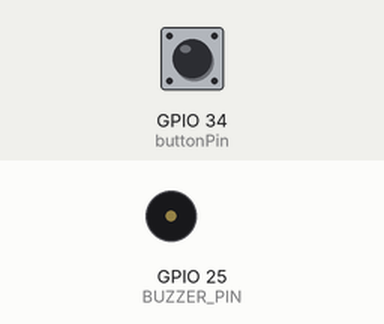
Recording of a sketch running on a simulated ESP32. Parts: buzzer (waves = sounding). The inputs (shaded band) are chosen by the test bench; at power-on: GPIO 34 (buttonPin) LOW. What the sketch prints to the serial monitor is not drawn.

Above: at 1.2 s.
1.3 s: GPIO 34 (buttonPin) pulled HIGH for 0.15 s
At 1.48 s:
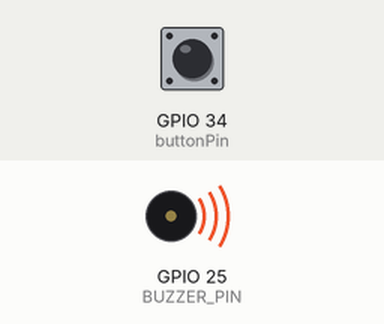
12.4 s: GPIO 34 (buttonPin) pulled HIGH for 1 s
20.7 s: GPIO 34 (buttonPin) driven HIGH
Timing chart, 0 to 33.3 s (numbered marks = the images above; inputs shaded):
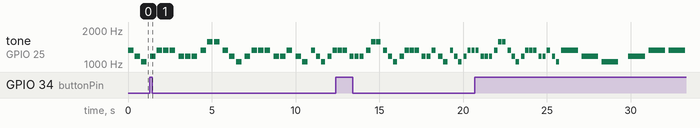

The sketch:

Lab6.2.ino
```cpp
#include <driver/ledc.h> // Include the LEDC library

// Define the pin for the buzzer
#define BUZZER_PIN 25

// Define the frequencies for each note
const float NOTES[] = {1047, 1109, 1175, 1245, 1319, 1397, 1480, 1568, 1661, 1760, 1865, 1976};

// Define the song (sequence of notes)
const int SONG[] = {4, 2, 0, -1, 2, 4, 4, 4, -1, 2, 2, 2, -1, 4, 7, 7, -1, 4, 2, 0, -1, 2, 4, 4, 4, -1, 2, 2, 4, -1, 2, 0, -1}; // Example song with a blank note

volatile int speedIndex = 2; // Default speed index (normal speed)
volatile int buttonPin = 34; // Pin for the button
volatile bool buttonPressed = false; // Flag to indicate button press

// ISR for button interrupt
void IRAM_ATTR buttonISR() {
  buttonPressed = !buttonPressed; // Set flag to indicate button press
}

// Function to play a note
void playNote(int note, int duration, int pauseDuration) {
  if (note != -1) {
    ledcWriteTone(0, NOTES[note]); // Set the tone frequency
    delay(duration * 5); // Play the note for the specified duration
    ledcWriteTone(0, 0); // Silence the buzzer after the note duration
  } else {
    ledcWriteTone(0, 0); // Silence the buzzer during the pause
    delay(duration); // Silent period for the duration of the note
  }
  delay(pauseDuration * 5); // Add a pause duration between notes
}

// Function to play the song with current speed
void playSong() {
  int noteDuration = 200 / (speedIndex + 1); // Adjust duration based on speed
  int pauseDuration = noteDuration / 5; // Adjust the pause duration (1/5 of note duration)
  for (int i = 0; i < sizeof(SONG) / sizeof(SONG[0]); i++) {
    playNote(SONG[i], noteDuration, pauseDuration); // Adjust duration and pause between notes
  }
}

void setup() {
  Serial.begin(9600); // Initialize serial communication
  pinMode(BUZZER_PIN, OUTPUT);
  pinMode(buttonPin, INPUT); // Enable internal pull-up resistor for the button pin
  attachInterrupt(digitalPinToInterrupt(buttonPin), buttonISR, RISING ); // Attach ISR to the button pin with RISING edge trigger

  // Initialize LEDC
  ledcSetup(0, 5000, 8); // LEDC channel 0, 5 kHz frequency, 8-bit resolution
  ledcAttachPin(BUZZER_PIN, 0); // Attach BUZZER_PIN to LEDC channel 0
}

void loop() {
  Serial.println(buttonPressed);
  if (buttonPressed) {
    // Handle button press
    speedIndex = (speedIndex + 1) % 5; // Cycle through speed levels
    Serial.print("Current speed: ");
    switch (speedIndex) {
      case 0:
        Serial.println("Very Slow");
        break;
      case 1:
        Serial.println("Slow");
        break;
      case 2:
        Serial.println("Normal");
        break;
      case 3:
        Serial.println("Fast");
        break;
      case 4:
        Serial.println("Very Fast");
        break;
      default:
        Serial.println("Unknown");
    }
    buttonPressed = false; // Reset the flag
  }

  playSong();
  //Serial.println("Loop"+ buttonPressed);
}
```

Measured:
- by itself, tone on GPIO 25 (BUZZER_PIN): plays 1319 Hz for 0.20 s, 1175 Hz for 0.20 s, 1175 Hz for 0.20 s, 1175 Hz for 0.20 s, 1319 Hz for 0.20 s, 1568 Hz for 0.20 s … (25 notes in this stretch)
